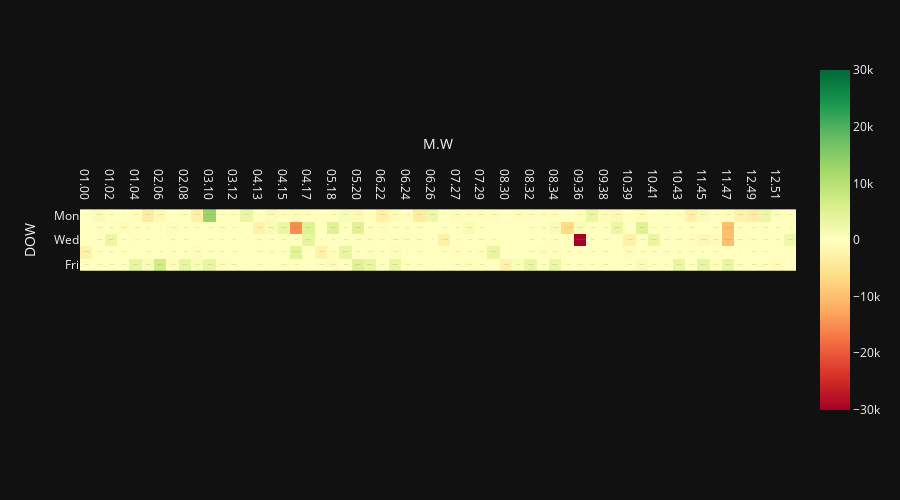

Notebook code cell kept with this figure:
### Code cell
heatmap3_year_view(df_year,'Year_alt2')

### Figure 1 — Plotly figure (JSON) as saved in the notebook; plotly's stock layout.template omitted (floating-point values rounded to 4 significant figures; data arrays with more than 128 entries replaced by an {"elided": "..."} marker saying what was removed)
{"data": [{"coloraxis": "coloraxis", "hovertemplate": "M.W: %{x}<br>DOW: %{y}<br>color: %{z}<extra></extra>", "name": "0", "texttemplate": "%{z}", "type": "heatmap", "x": ["01.00", "01.01", "01.02", "01.03", "01.04", "02.05", "02.06", "02.07", "02.08", "03.09", "03.10", "03.11", "03.12", "03.13", "04.13", "04.14", "04.15", "04.16", "04.17", "05.17", "05.18", "05.19", "05.20", "05.21", "06.22", "06.23", "06.24", "06.25", "06.26", "07.26", "07.27", "07.28", "07.29", "07.30", "08.30", "08.31", "08.32", "08.33", "08.34", "09.35", "09.36", "09.37", "09.38", "09.39", "10.39", "10.40", "10.41", "10.42", "10.43", "11.44", "11.45", "11.46", "11.47", "12.48", "12.49", "12.50", "12.51", "12.52"], "xaxis": "x", "y": ["Mon", "Tue", "Wed", "Thu", "Fri"], "yaxis": "y", "z": {"elided": "5x58 float values"}}], "layout": {"coloraxis": {"cmid": 0, "colorscale": [[0, "rgb(165,0,38)"], [0.1, "rgb(215,48,39)"], [0.2, "rgb(244,109,67)"], [0.3, "rgb(253,174,97)"], [0.4, "rgb(254,224,139)"], [0.5, "rgb(255,255,191)"], [0.6, "rgb(217,239,139)"], [0.7, "rgb(166,217,106)"], [0.8, "rgb(102,189,99)"], [0.9, "rgb(26,152,80)"], [1, "rgb(0,104,55)"]]}, "height": 500, "margin": {"t": 60}, "xaxis": {"anchor": "y", "constrain": "domain", "domain": [0, 1], "scaleanchor": "y", "side": "top", "title": {"text": "M.W"}}, "yaxis": {"anchor": "x", "autorange": "reversed", "constrain": "domain", "domain": [0, 1], "title": {"text": "DOW"}}}}
